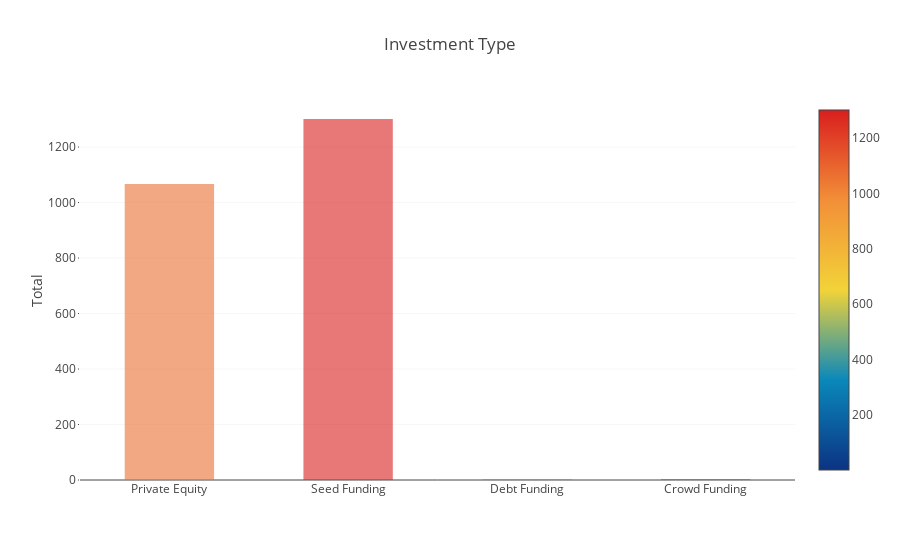

The notebook cell saved with this chart:
### Markdown cell above
### Plotting Investment Type against Number of count

### Code cell
a = df.InvestmentType.values
countercoscat = collections.Counter(a)

keytype = list(countercoscat.keys())
populationtype = list(countercoscat.values())


dataa = [go.Bar(
              y = populationtype,
    x = keytype, width = 0.5, 
    marker = dict(color=populationtype,
                 colorscale = 'Portland',
                 showscale= True,
                 reversescale = False),
    opacity = 0.6
        )]

layout = go.Layout(
                 title='Investment Type',
                 hovermode ='closest',
                 yaxis=dict(title='Total',ticklen=1,gridwidth=0.5),showlegend=False
                 )

fig=go.Figure(data=dataa,layout=layout)
py.iplot(fig)

### Figure 1 — Plotly figure (JSON) as saved in the notebook; plotly's stock layout.template omitted (floating-point values rounded to 4 significant figures)
{"data": [{"marker": {"color": [1067, 1301, 1, 2], "colorscale": "Portland", "reversescale": false, "showscale": true}, "opacity": 0.6, "type": "bar", "uid": "36bf9f76-d386-11e8-a53f-78843cf6d6b3", "width": 0.5, "x": ["Private Equity", "Seed Funding", "Debt Funding", "Crowd Funding"], "y": [1067, 1301, 1, 2]}], "layout": {"hovermode": "closest", "showlegend": false, "title": "Investment Type", "yaxis": {"gridwidth": 0.5, "ticklen": 1, "title": "Total"}}}
